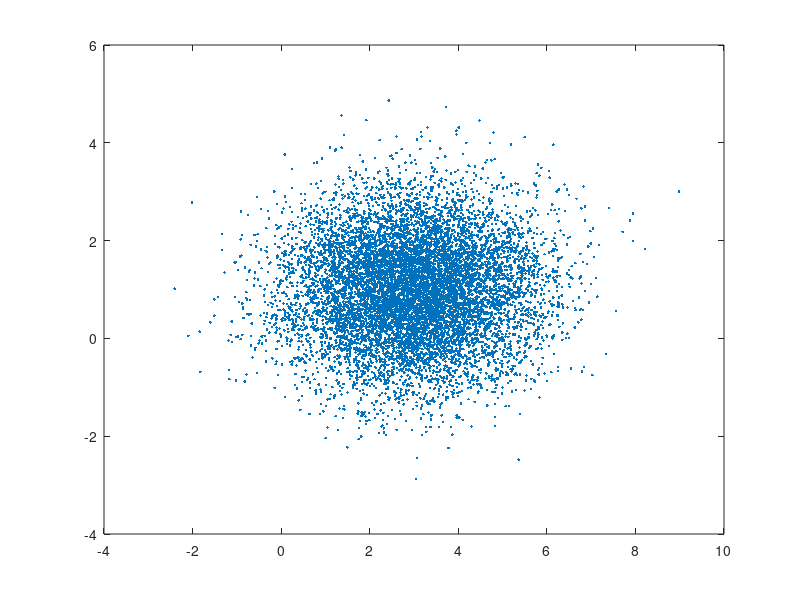
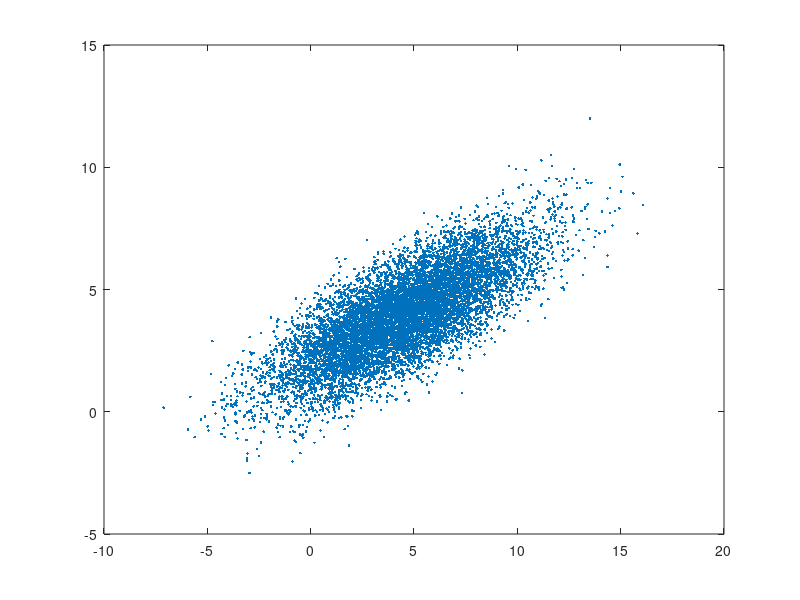

Write MATLAB code to recreate these figures, in order.
n = 10000;

X1 = normrnd(3, sqrt(2), [1, n]);  
X2 = normrnd(1, 1, [1, n]);        

A = [1/2 3;
     1   1];

Y = A * [X1; X2];

Y1 = Y(1, :);
Y2 = Y(2, :);

%b)
disp("Mean of X1")
disp(mean(X1));
disp("Mean of X2")
disp(mean(X2));

samplecov = cov(X1,X2);
samplecorr = corrcoef(X1,X2);
disp("Cov of X1 and X2");
disp(samplecov(1,2));
disp("Corr of X1 and X2");
disp(samplecorr(1,2));

%c)
figure(1)
plot(X1,X2,'.')

%d)
disp("Mean of Y1")
disp(mean(Y1));
disp("Mean of Y2")
disp(mean(Y2));

samplecov = cov(Y1,Y2);
samplecorr = corrcoef(Y1,Y2);
disp("Cov of Y1 and Y2");
disp(samplecov(1,2));
disp("Corr of Y1 and Y2");
disp(samplecorr(1,2));

figure(2)
plot(Y1,Y2,'.')

%g)
filtered_Y2 = Y2(Y1 > 5);
prob_empirical = mean(filtered_Y2 > 2 & filtered_Y2 < 3);

disp("Answer for g")
disp(prob_empirical)